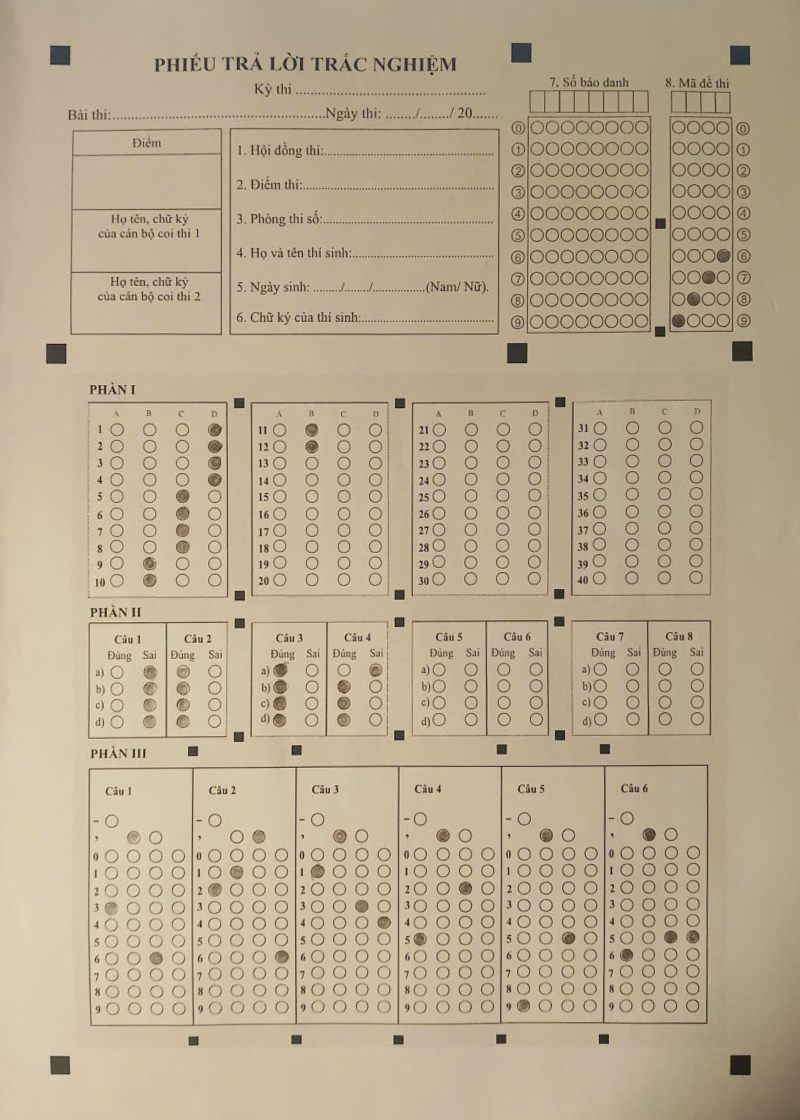
#> input picture app/src/main/python/templates/real_sheet_experimental_reference.png, 1600 x 2240 px (shown at 1/2 size)
$ python -i preprocessing.py   (imports and definitions only)
#> lines starting #> are read from the running program, lines starting #| are printed output that depends on the picture; after the words box and inside, x2 and y2 are one past the last pixel; in counts of white or black regions, pixels touching at a corner belong together
#> further down, picture is the input picture: shape (2240, 1600, 3); mean B, G, R 144.3, 170.3, 186.2
import cv2
import numpy as np
from config import DEFAULT, BubbleConfig, MarkerConfig


def grayscale(image: np.ndarray) -> np.ndarray:
    return cv2.cvtColor(image, cv2.COLOR_BGR2GRAY) if image.ndim == 3 else image.copy()
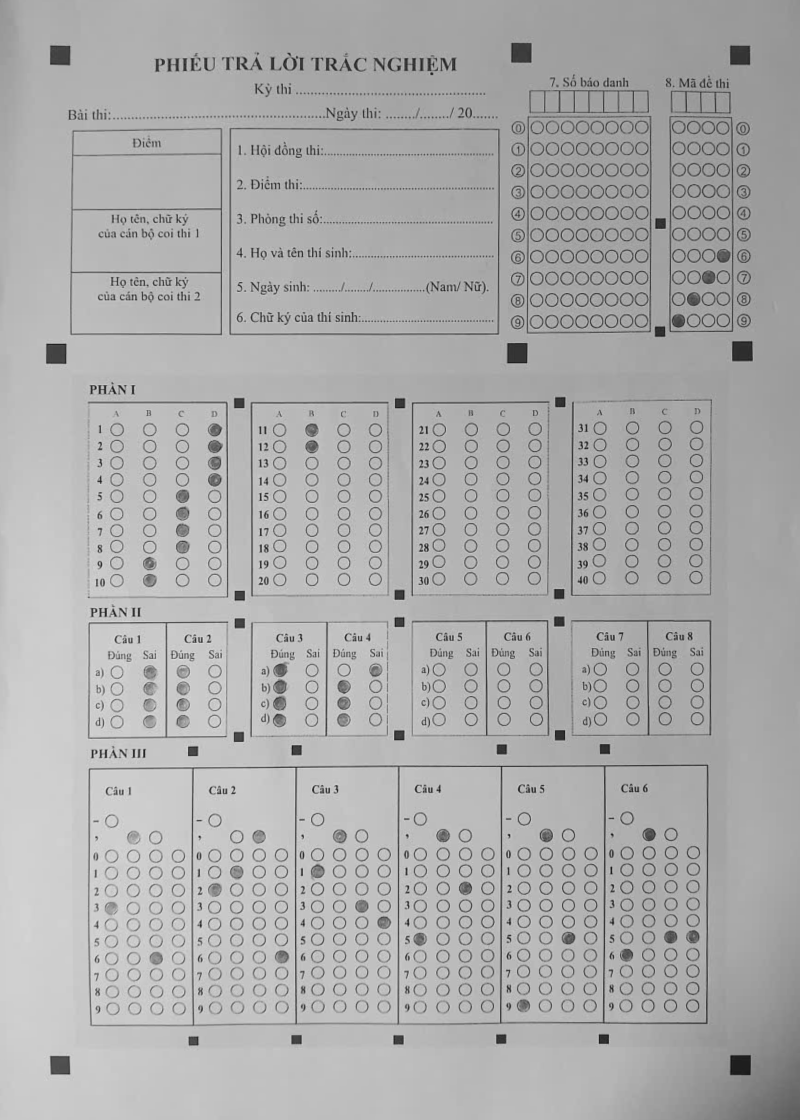
#> returned value: shape (2240, 1600) (shown at 1/2 size); min 4, max 235, mean 172.1


def preprocess_markers(image: np.ndarray, cfg: MarkerConfig = DEFAULT.marker) -> list[np.ndarray]:
    gray = grayscale(image)
    otsu = cv2.threshold(gray, 0, 255, cv2.THRESH_BINARY_INV | cv2.THRESH_OTSU)[1]
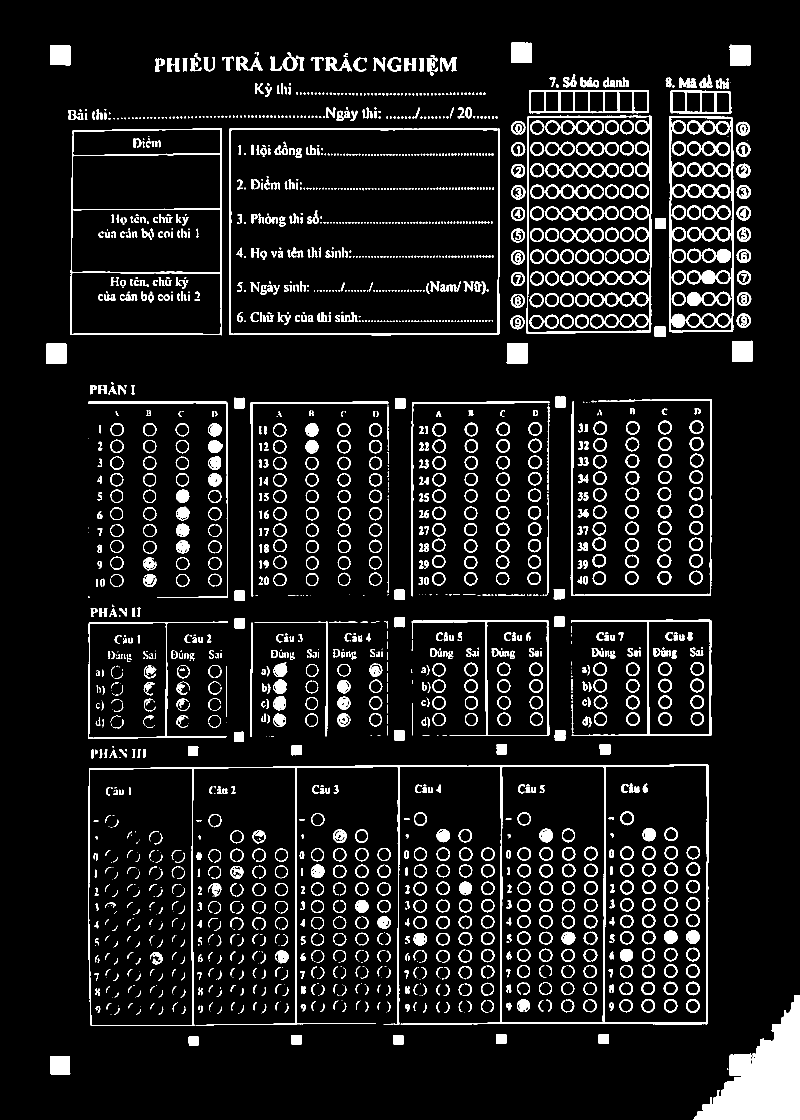
#> otsu: shape (2240, 1600) (shown at 1/2 size); 8.5% white; 2205 white regions (811 under 20 px), largest, box (x1, y1, x2, y2) and area: (1387, 1991, 1600, 2240) 26667, (176, 1529, 1417, 2052) 17212, (141, 256, 444, 671) 6059
    adaptive = cv2.adaptiveThreshold(gray, 255, cv2.ADAPTIVE_THRESH_GAUSSIAN_C,
                                     cv2.THRESH_BINARY_INV, cfg.adaptive_window, cfg.adaptive_c)
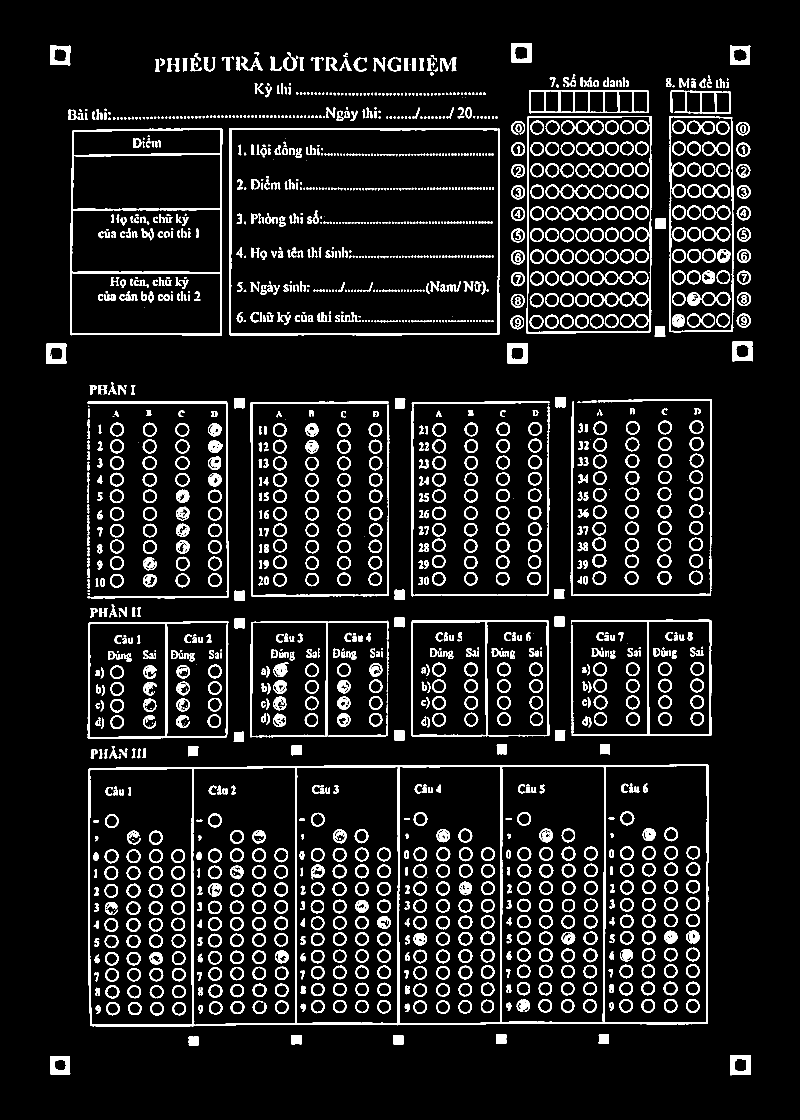
#> adaptive: shape (2240, 1600) (shown at 1/2 size); 9.1% white; 1890 white regions (550 under 20 px), largest, box (x1, y1, x2, y2) and area: (176, 1529, 1417, 2053) 21754, (140, 256, 445, 671) 8278, (458, 256, 1000, 671) 6613
    return [otsu, adaptive]


def preprocess_omr_roi(roi: np.ndarray, cfg: BubbleConfig = DEFAULT.bubble) -> tuple[np.ndarray, np.ndarray]:
    gray = grayscale(roi)
    if cfg.blur_kernel > 1:
        gray = cv2.GaussianBlur(gray, (cfg.blur_kernel, cfg.blur_kernel), 0)
    if cfg.threshold_method == "otsu":
        binary = cv2.threshold(gray, 0, 255, cv2.THRESH_BINARY_INV | cv2.THRESH_OTSU)[1]
    elif cfg.threshold_method == "adaptive":
        binary = cv2.adaptiveThreshold(gray, 255, cv2.ADAPTIVE_THRESH_GAUSSIAN_C,
                                      cv2.THRESH_BINARY_INV, cfg.adaptive_window, cfg.adaptive_c)
    else:
        raise ValueError("threshold_method must be otsu or adaptive")
    if cfg.morphology_kernel > 0:
        kernel = np.ones((cfg.morphology_kernel, cfg.morphology_kernel), np.uint8)
        binary = cv2.morphologyEx(binary, cv2.MORPH_OPEN, kernel)
    return gray, binary

>>> import cv2
>>> picture = cv2.imread('../templates/real_sheet_experimental_reference.png')
>>> result = preprocess_markers(picture)
#> result = 2 items
